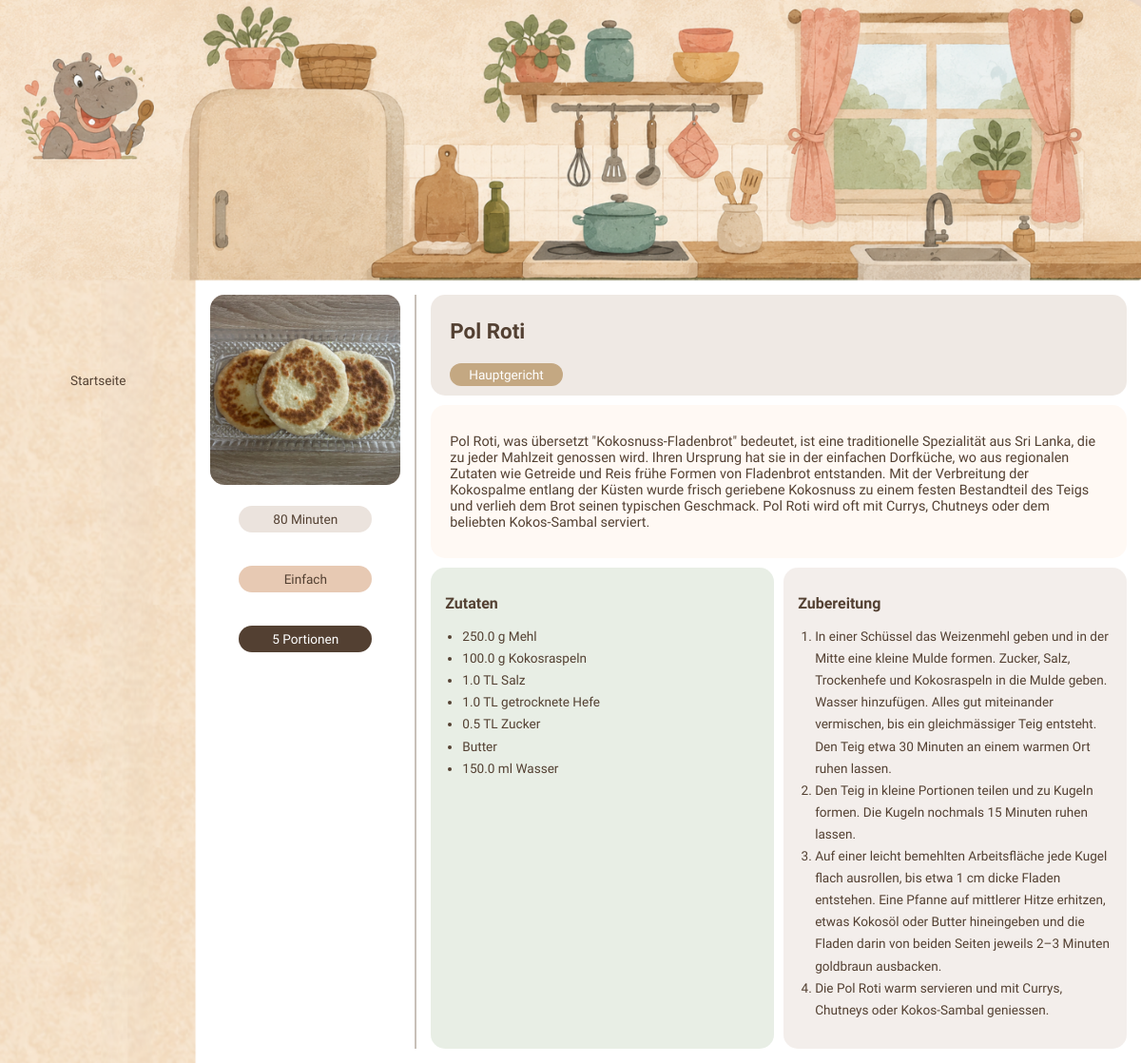
The app's page /recipe/9, older data.
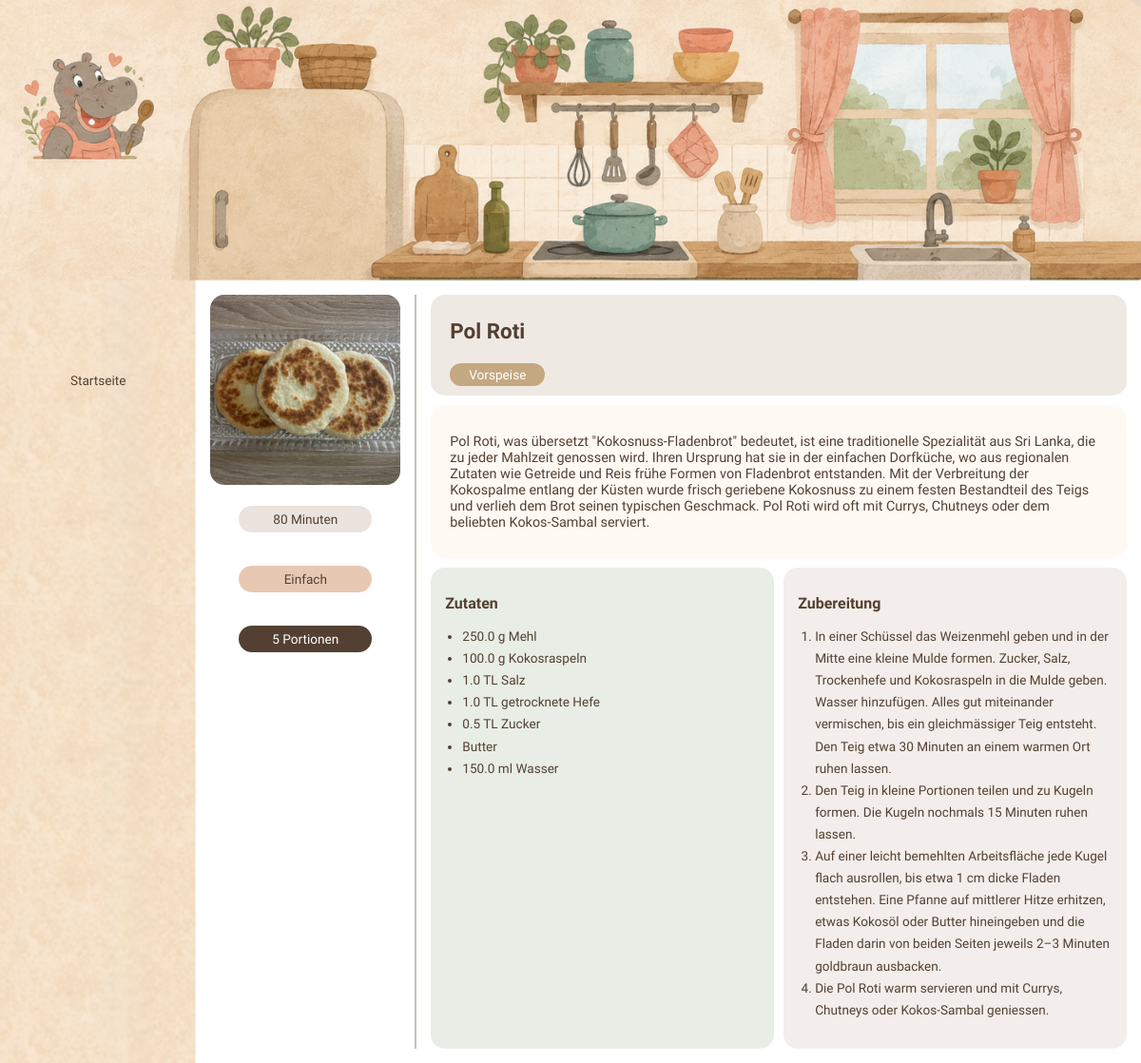
The same page, newer data.
### app.py (models this page shows)
class Category(db.Model):
    id = db.Column(db.Integer, primary_key=True)
    name = db.Column(db.String(50), nullable=False)

### app.py (the view)
@recipe_app.route('/recipe/<int:id>')
def recipe_detail(id):
    recipe = Recipe.query.get(id)
    ingredients = Ingredient.query.filter_by(recipe_id=id).all()
    steps = Preparation.query.filter_by(recipe_id=id).all()
    return render_template('detail.html', recipe=recipe, ingredients=ingredients, steps=steps)

### templates/detail.html (shortened to what this page needs)
<!DOCTYPE html>
<html lang="de">
<head>
  <link rel="stylesheet" href="{{ url_for('static', filename='css/style.css') }}">
</head>
<body class="detail-body">
  <div class="detail-sidebar">
    <a href="{{ url_for('home') }}">Startseite</a>
  </div>
  <div class="detail-page">
    <div class="detail-right">
      <div class="detail-content">
        <div class="detail-left">
          <div class="detail-image-box">
            <img src="{{ url_for('static', filename='images/recipes/' + recipe.image) }}"
                 alt="{{ recipe.name }}"
                 class="detail-image">
          </div>
          <p class="detail-time">{{ recipe.preparation_time }} Minuten</p>
          <p class="detail-difficulty-badge">{{ recipe.difficulty }}</p>
          <p class="detail-portions-badge">{{ recipe.portions }} Portionen</p>
        </div>
        <div class="detail-main">
          <div class="detail-title-box">
            <h1>{{ recipe.name }}</h1>
            <span class="detail-category-badge">{{ recipe.category.name }}</span>
          </div>
          <div class="detail-description-box">
            <p>{{ recipe.description }}</p>
          </div>
          <div class="detail-bottom">
            <div class="detail-ingredients">
              <h2>Zutaten</h2>
              <ul>
                {% for ingredient in ingredients %}
                  <li>
                    {% if ingredient.quantity %}{{ ingredient.quantity }}{% endif %}
                    {% if ingredient.measurement_unit %}{{ ingredient.measurement_unit }}{% endif %}
                    {{ ingredient.name }}
                  </li>
                {% endfor %}
              </ul>
            </div>
            <div class="detail-steps">
              <h2>Zubereitung</h2>
              <ol>
                {% for step in steps %}
                  <li>{{ step.description }}</li>
                {% endfor %}
              </ol>
            </div>
          </div>
        </div>
      </div>
    </div>
  </div>
</body>
</html>

Row changes from the older to the newer data that the page shows:
no longer on this page (row unchanged): Category: category.name "Hauptgericht"
added Category: category.name "Vorspeise"
